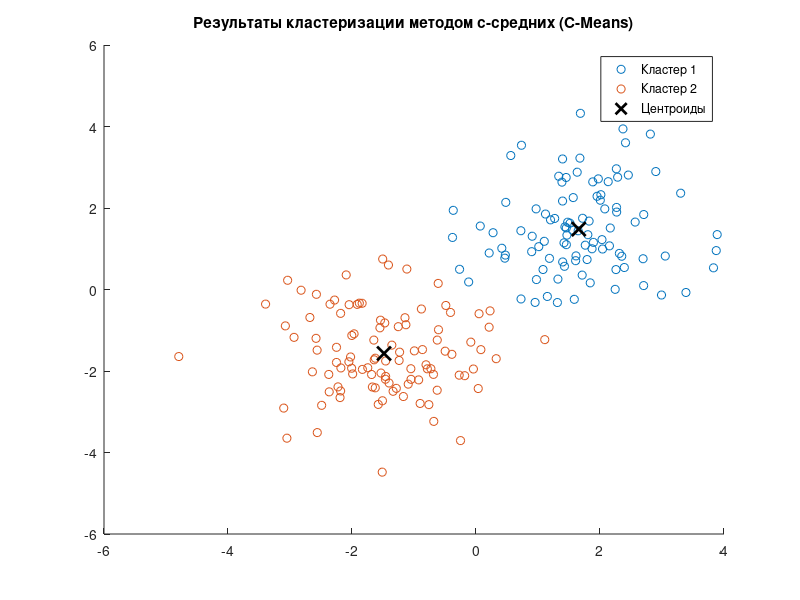

Here is the MATLAB script that generated this plot:
% Генерация случайных данных для примера
rng('default'); % Установка начального значения для генератора случайных чисел
data = [randn(100,2)+1.5; randn(100,2)-1.5];

% Выбор количества кластеров
k = 2;

% Инициализация случайных центроидов
centroids = datasample(data, k, 'Replace', false);

% Максимальное количество итераций и критерий сходимости
maxIterations = 100;
tolerance = 1e-4;

% Итеративный алгоритм кластеризации
for iter = 1:maxIterations
    % Нахождение ближайшего центроида для каждой точки
    distances = pdist2(data, centroids);
    [~, clusterIndices] = min(distances, [], 2);
    
    % Обновление центроидов
    newCentroids = zeros(k, size(data, 2));
    for i = 1:k
        newCentroids(i, :) = mean(data(clusterIndices == i, :));
    end
    
    % Проверка на сходимость
    if max(abs(newCentroids(:) - centroids(:))) < tolerance
        break;
    end
    
    centroids = newCentroids;
end

% Визуализация результатов
figure;
gscatter(data(:,1), data(:,2), clusterIndices);
hold on;
plot(centroids(:,1), centroids(:,2), 'kx', 'MarkerSize', 10, 'LineWidth', 2);
title('Результаты кластеризации методом c-средних (C-Means)');
legend('Кластер 1', 'Кластер 2', 'Центроиды', 'Location', 'Best');
hold off;
